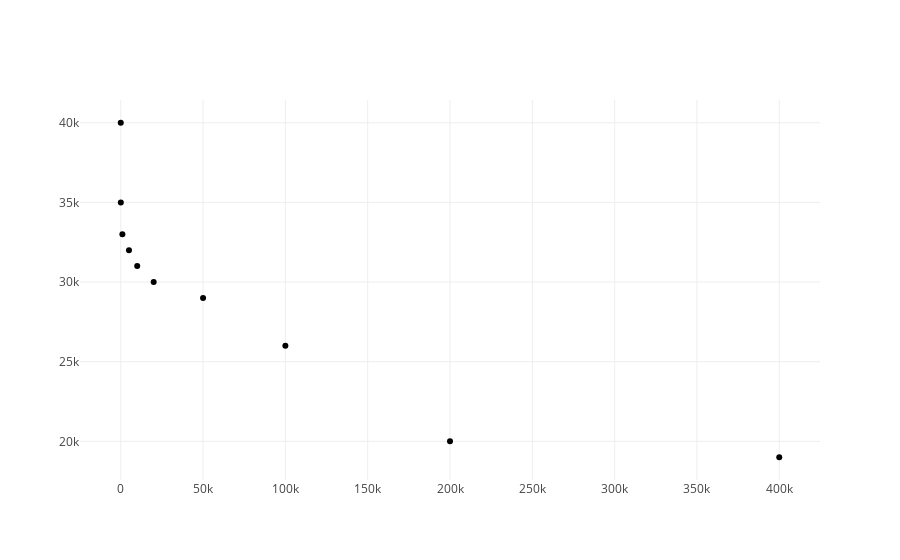

The notebook cell this image was saved under:
### Markdown cell above
Iscrtajmo dati trening skup uz napomene ispod:
1. Koristimo biblioteku za vizualizaciju `plotly`.
2. Naredba `ply.init_notebook_mode(connected=True)` daje do znanja biblioteci Plotly da se sva iscrtavanja vrše u Jupyter Notebook okruženju.
2. `car_mileage_vs_value_data_set` je sada dvodimenzionalni *numpy* niz.
3. `car_mileage_vs_value_data_set.T` vraća transponovanu matricu `car_mileage_vs_value_data_set`.
4. `car_mileage_vs_value_data_set.T[0]` je jednodimenzionalni niz vrijednosti pređenih kilometara auta.
5. `car_mileage_vs_value_data_set.T[1]` je jednodimenzionalni niz vrijednosti cijena auta.
6. `go.Scatter()` formira objekat iz biblioteke Plotly koji čuva informaciju u podacima koje treba iscrtati kao i o formatu iscrtavanja istih.
7. Slično je i sa `go.Layout()`. Formira se objekat koji čuva informaciju o formatu iscrtavanja plana (layout-a) cijelog plota (bez podataka).
8. Objekat `go.Figure` objedinjuje informacije u *Scatter* i *Layout* objektu i naredba *ply.iplot()* vrši samo iscrtavanje.
9. `typehint` se po konvenciji ne koristi kod instanciranja klasa.

### Code cell
import plotly.offline as ply
import plotly.graph_objs as go

ply.init_notebook_mode(connected=True)

car_mileages: np.ndarray = car_mileage_vs_value_data_set.T[0]
car_values: np.ndarray = car_mileage_vs_value_data_set.T[1]

plot_data = go.Scatter(x=car_mileages, 
                       y=car_values, 
                       mode='markers',
                       marker=dict(color='black'))

layout = go.Layout(xaxis=dict(ticks='', showticklabels=True,
                              zeroline=False),
                   yaxis=dict(ticks='', showticklabels=True,
                              zeroline=False),
                   showlegend=False, hovermode='closest')

figure = go.Figure(data=[plot_data], layout=layout)

ply.iplot(figure)

### Figure 1 — Plotly figure (JSON) as saved in the notebook; plotly's stock layout.template omitted (floating-point values rounded to 4 significant figures)
{"data": [{"marker": {"color": "black"}, "mode": "markers", "type": "scatter", "uid": "db827e7a-3f8b-465b-aa8f-3d2273001a16", "x": [10000, 400000, 5000, 0, 1000, 100000, 50000, 50, 20000, 200000], "y": [31000, 19000, 32000, 40000, 33000, 26000, 29000, 35000, 30000, 20000]}], "layout": {"hovermode": "closest", "showlegend": false, "xaxis": {"showticklabels": true, "ticks": "", "zeroline": false}, "yaxis": {"showticklabels": true, "ticks": "", "zeroline": false}}}
